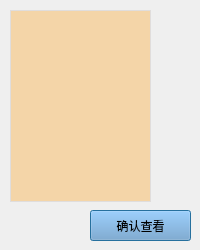
<?xml version="1.0" encoding="UTF-8"?>
<ui version="4.0">
 <class>Serverlist</class>
 <widget class="QDialog" name="Serverlist">
  <property name="geometry">
   <rect>
    <x>0</x>
    <y>0</y>
    <width>200</width>
    <height>250</height>
   </rect>
  </property>
  <property name="windowTitle">
   <string>Dialog</string>
  </property>
  <widget class="QTableView" name="tableView">
   <property name="geometry">
    <rect>
     <x>10</x>
     <y>10</y>
     <width>141</width>
     <height>192</height>
    </rect>
   </property>
   <property name="styleSheet">
    <string notr="true">QTableView , QTableWidget{
    selection-background-color:#44c767;
 
	background-color: rgb(252, 175, 62,40%);
    border:1px solid #E0DDDC;/*边框为1像素，灰色*/
    gridline-color:lightgray;/*这个是表格的格子线的颜色，为亮灰*/
}
QHeaderView::section{
    background-color:white;/*背景色 白色*/
    border:0px solid #E0DDDC;/*先把边框宽度设为0，即隐藏所有表头边框*/
    border-bottom:1px solid #E0DDDC;/*然后只显示下边框，因为上边框和左右边框是整个Table的边框，都显示会有2px的边框宽度*/
    height:20px;/*表头高度*/
}</string>
   </property>
  </widget>
  <widget class="QPushButton" name="pushButton">
   <property name="geometry">
    <rect>
     <x>90</x>
     <y>210</y>
     <width>101</width>
     <height>31</height>
    </rect>
   </property>
   <property name="palette">
    <palette>
     <active>
      <colorrole role="Button">
       <brush brushstyle="SolidPattern">
        <color alpha="255">
         <red>114</red>
         <green>159</green>
         <blue>207</blue>
        </color>
       </brush>
      </colorrole>
     </active>
     <inactive>
      <colorrole role="Button">
       <brush brushstyle="SolidPattern">
        <color alpha="255">
         <red>114</red>
         <green>159</green>
         <blue>207</blue>
        </color>
       </brush>
      </colorrole>
     </inactive>
     <disabled>
      <colorrole role="Button">
       <brush brushstyle="SolidPattern">
        <color alpha="255">
         <red>114</red>
         <green>159</green>
         <blue>207</blue>
        </color>
       </brush>
      </colorrole>
     </disabled>
    </palette>
   </property>
   <property name="text">
    <string>确认查看</string>
   </property>
  </widget>
 </widget>
 <resources/>
 <connections/>
</ui>
